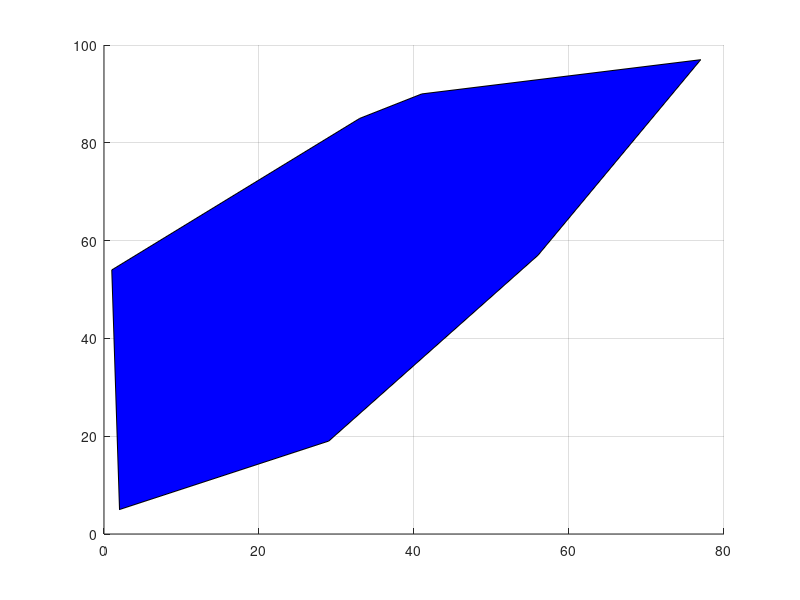

Write the MATLAB code that produced this figure. (Note: this script raises an error after producing the figure.)
function Display150
X = [77,2,41,56,1,34,43,33,21,29,67,43,115,2,37,32,116,111,25,115,119,111,105,88,73,93,91,93,118,116,91,106,81,119,112,92,114,85,110,108,91,93,118,93,93,70,68,93,92,87,118,93,102,93,93,95,93,118,93,93,83,93,93,93,93,80,93,83,93,93]
Y = [97,5,90,57,54,84,82,85,69,19,1,119,12,116,0,87,17,13,80,17,104,97,97,41,56,58,58,58,95,94,65,68,74,59,36,58,56,64,60,46,58,58,94,58,58,42,66,58,58,60,94,58,110,58,58,88,58,93,58,58,21,22,22,22,22,22,22,21,22,58]
c=zeros(70, 3)
for j=1:10,
    c(j, 1) = 0;
    c(j, 2) = 0;
    c(j, 3) = 1;
end
for j=11:20,
   c(j, 1) = 1;
  c(j, 2) = 0;
    c(j, 3) = 0;
end
for j=21:30,
    c(j, 1) = 0;
    c(j, 2) = 1;
    c(j, 3) = 0;
end
for j=31:40,
    c(j, 1) = 0;
    c(j, 2) = 0;
    c(j, 3) = 0;
end
for j=41:70,
    c(j, 1) = 1;
    c(j, 2) = 0;
    c(j, 3) = 1;
end
pointX0 = [2.0,29.0,56.0,77.0,41.0,33.0,1.0]
pointY0 = [5.0,19.0,57.0,97.0,90.0,85.0,54.0]
pointX1 = [37.0,67.0,115.0,116.0,43.0,2.0]
pointY1 = [0.0,1.0,12.0,17.0,119.0,116.0]
pointX2 = [88.0,118.0,119.0,105.0,73.0]
pointY2 = [41.0,95.0,104.0,97.0,56.0]
pointX3 = [112.0,119.0,106.0,81.0,85.0]
pointY3 = [36.0,59.0,68.0,74.0,64.0]
figure
grid on
hold on
fill( pointX0, pointY0, 'b')
alpha(0.3)
hold on
fill(pointX1, pointY1, 'r')
alpha(0.3)
hold on
fill(pointX2, pointY2, 'g')
alpha(0.3)
hold on
fill(pointX3, pointY3, 'black')
alpha(0.3)
h = scatter(X,Y, 70, c);
end
